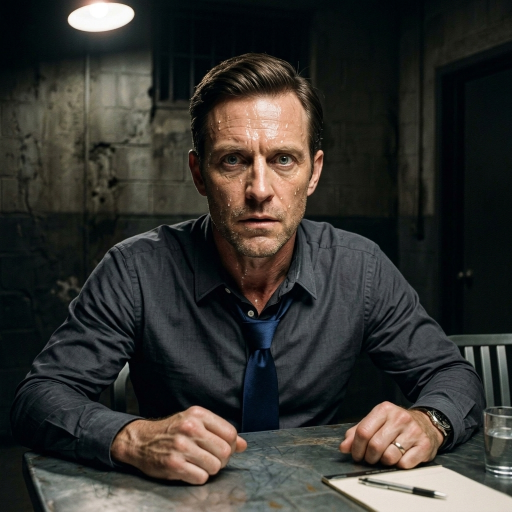
#> input picture api/data/portraits/marcus_nervous.jpg, 1024 x 1024 px, found by its file name (shown at 1/2 size)
$ python convert_to_ascii.py
#> lines starting #> are read from the running program, lines starting #| are printed output that depends on the picture
import sys
import os
from PIL import Image, ImageEnhance

if sys.platform == "win32":
    try:
        sys.stdout.reconfigure(encoding="utf-8")
    except Exception:
        pass

# Normalized facial expression crops per emotion (1024x1024 coordinates)
CROPS = {
    "cooperative": (340, 180, 660, 520),  # 320x340
    "deflecting":  (250, 70,  810, 730),  # 560x660
    "nervous":     (310, 90,  690, 530),  # 380x440
    "hostile":     (220, 80,  820, 760),  # 600x680
    "confessing":  (200, 120, 740, 700),  # 540x580
}

# Rich typography ASCII ramp from dense/opaque to sparse/empty
ASCII_CHARS = "@B%8&WM#*oahkbdpqwmZO0QLCJUYXzcvunxrjft/\\|()1{}[]?-_+~<>i!lI;:,\"^`'. "


def crop_and_enhance_face(img: Image.Image, emotion: str) -> Image.Image:
    """Extract tight facial expression bounding box and enhance facial contours."""
    box = CROPS.get(emotion, (250, 150, 750, 700))
    face = img.crop(box)

    # Lighting and facial detail enhancement:
    # 1. Lift shadows so eyes, pupils, lips and expression are clearly visible
    brightener = ImageEnhance.Brightness(face)
    enhanced = brightener.enhance(1.18)
    # 2. Boost contrast so facial contours, wrinkles and sweat stand out
    contrast = ImageEnhance.Contrast(enhanced)
    enhanced = contrast.enhance(1.25)
    # 3. Enhance sharpness for crisp typography edges
    sharpener = ImageEnhance.Sharpness(enhanced)
    enhanced = sharpener.enhance(1.4)
    return enhanced


def convert_face_to_ascii_grid(image_path: str, emotion: str = "cooperative", width: int = 46) -> list:
    """Convert portrait image to a 2D grid of (r, g, b, char) tuples."""
    img = Image.open(image_path)
    face = crop_and_enhance_face(img, emotion)

    char_aspect = 0.48
    aspect = face.height / face.width
    height = int(width * aspect * char_aspect)

    resized = face.resize((width, height), Image.Resampling.LANCZOS).convert("RGB")
    ramp_len = len(ASCII_CHARS)
    grid = []

    for y in range(height):
        row = []
        for x in range(width):
            r, g, b = resized.getpixel((x, y))
            lum = int(0.299 * r + 0.587 * g + 0.114 * b)
            norm_lum = lum / 255.0
            idx = int((1.0 - norm_lum) * (ramp_len - 1))
            idx = max(0, min(ramp_len - 1, idx))
            char = ASCII_CHARS[idx]
            if lum < 15:
                char = " "
            row.append((r, g, b, char))
        grid.append(row)
    return grid


def render_ascii_grid(grid: list) -> str:
    """Format a 2D grid of (r, g, b, char) tuples into ANSI TrueColor escape strings."""
    lines = []
    for row in grid:
        row_chars = []
        for r, g, b, c in row:
            if c == " ":
                row_chars.append(" ")
            else:
                row_chars.append(f"\033[38;2;{r};{g};{b}m{c}")
        lines.append("".join(row_chars) + "\033[0m")
    return "\n".join(lines)


def convert_face_to_ascii(image_path: str, emotion: str = "cooperative", width: int = 46) -> str:
    """Convert portrait image to fine-grained TrueColor ASCII text."""
    grid = convert_face_to_ascii_grid(image_path, emotion, width)
#> in convert_face_to_ascii_grid, img is the input picture: PIL image 1024x1024 RGB; mean R, G, B 53.6, 52.6, 48.8
#> in crop_and_enhance_face, `face = img.crop(box)`:
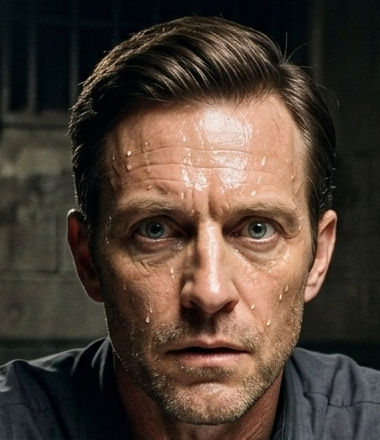
#> face: PIL image 380x440 RGB; mean R, G, B 77.3, 63.4, 52.7
#> in crop_and_enhance_face, `enhanced = brightener.enhance(1.18)`:
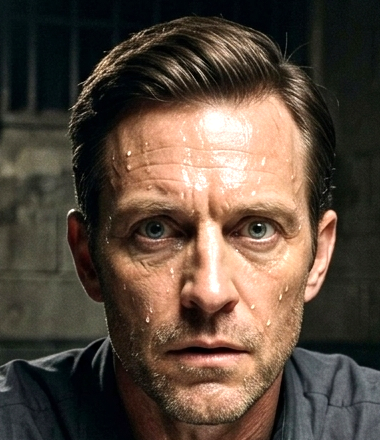
#> enhanced: PIL image 380x440 RGB; mean R, G, B 89.5, 74.3, 61.7
#> in crop_and_enhance_face, `enhanced = contrast.enhance(1.25)`:
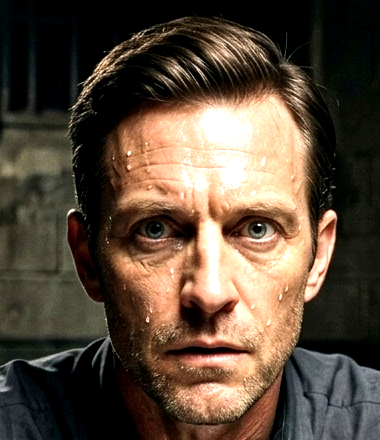
#> enhanced: PIL image 380x440 RGB; mean R, G, B 89.9, 74.1, 58.7
#> in convert_face_to_ascii_grid, `resized = face.resize((width, height), Image.Resampling.LANCZOS).conve..`:
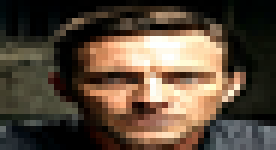
#> resized: PIL image 46x25 RGB (shown 6 times larger); mean R, G, B 89.5, 74.1, 58.7
#> after the loop in convert_face_to_ascii_grid, `for y in range(height):`: grid = 25 items
#> grid = 25 items
    return render_ascii_grid(grid)
#> the loop in render_ascii_grid, `for row in grid:` made 25 passes


if __name__ == "__main__":
    path = sys.argv[1] if len(sys.argv) > 1 else "api/data/portraits/marcus_nervous.jpg"
    emo = sys.argv[2] if len(sys.argv) > 2 else "nervous"
    print(convert_face_to_ascii(path, emo))

$ run again, with api/data/portraits/marcus_confess.jpg copied over api/data/portraits/marcus_nervous.jpg
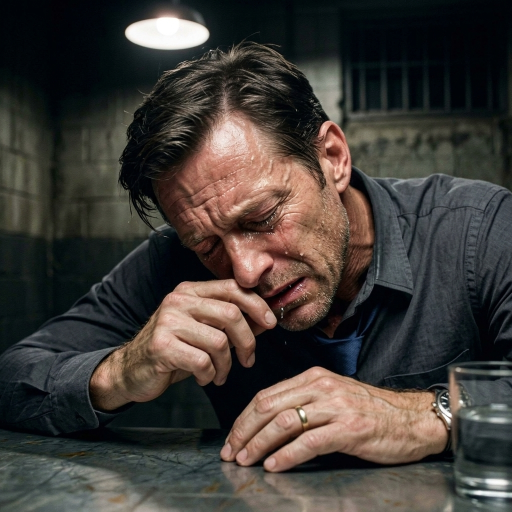
#> input picture api/data/portraits/marcus_confess.jpg, 1024 x 1024 px, found by its file name (shown at 1/2 size)
#> in convert_face_to_ascii_grid, img is the input picture: PIL image 1024x1024 RGB; mean R, G, B 66, 60.8, 56.1
#> in crop_and_enhance_face, `enhanced = contrast.enhance(1.25)`:
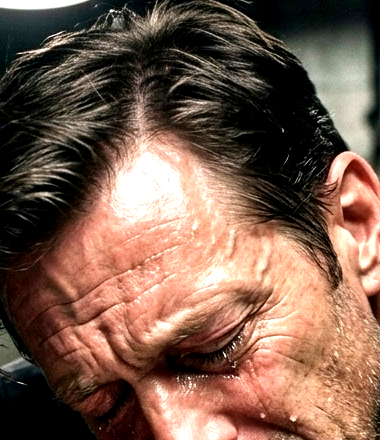
#> enhanced: PIL image 380x440 RGB; mean R, G, B 122.5, 92.9, 77.4
#> in convert_face_to_ascii_grid, `resized = face.resize((width, height), Image.Resampling.LANCZOS).conve..`:
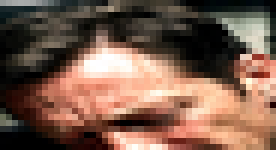
#> resized: PIL image 46x25 RGB (shown 6 times larger); mean R, G, B 122.2, 92.6, 77.2
#> after the loop in convert_face_to_ascii_grid, `for y in range(height):`: grid = 25 items
#> the loop in render_ascii_grid, `for row in grid:` made 25 passes

$ run again, with api/data/portraits/marcus_cooperative.jpg copied over api/data/portraits/marcus_nervous.jpg
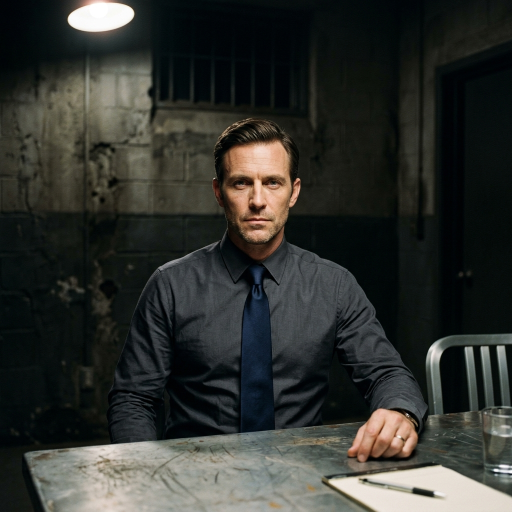
#> input picture api/data/portraits/marcus_cooperative.jpg, 1024 x 1024 px, found by its file name (shown at 1/2 size)
#> in convert_face_to_ascii_grid, img is the input picture: PIL image 1024x1024 RGB; mean R, G, B 48.9, 50.8, 46.9
#> in crop_and_enhance_face, `enhanced = contrast.enhance(1.25)`:
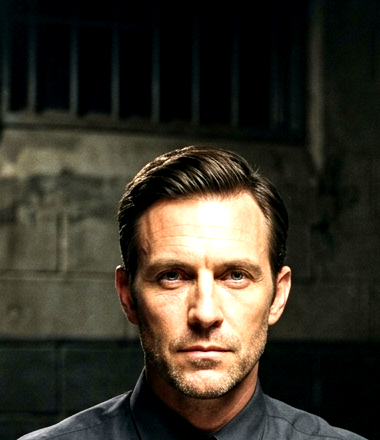
#> enhanced: PIL image 380x440 RGB; mean R, G, B 56.2, 51.4, 40.1
#> in convert_face_to_ascii_grid, `resized = face.resize((width, height), Image.Resampling.LANCZOS).conve..`:
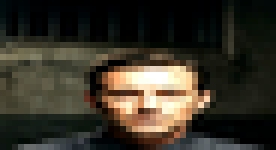
#> resized: PIL image 46x25 RGB (shown 6 times larger); mean R, G, B 56, 51.2, 40
#> after the loop in convert_face_to_ascii_grid, `for y in range(height):`: grid = 25 items
#> the loop in render_ascii_grid, `for row in grid:` made 25 passes

$ run again, with api/data/portraits/marcus_deflecting.jpg copied over api/data/portraits/marcus_nervous.jpg
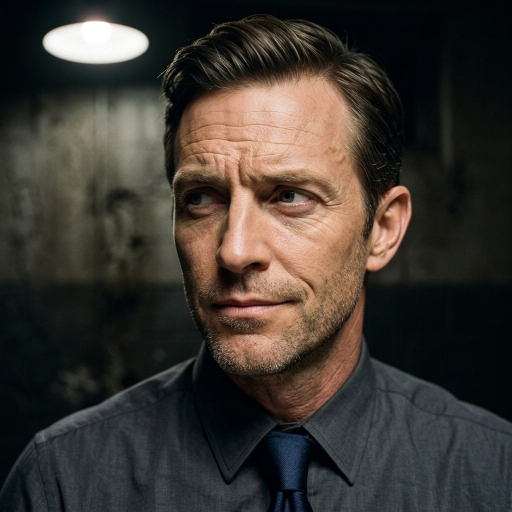
#> input picture api/data/portraits/marcus_deflecting.jpg, 1024 x 1024 px, found by its file name (shown at 1/2 size)
#> in convert_face_to_ascii_grid, img is the input picture: PIL image 1024x1024 RGB; mean R, G, B 60.6, 55.3, 49.4
#> in crop_and_enhance_face, `enhanced = contrast.enhance(1.25)`:
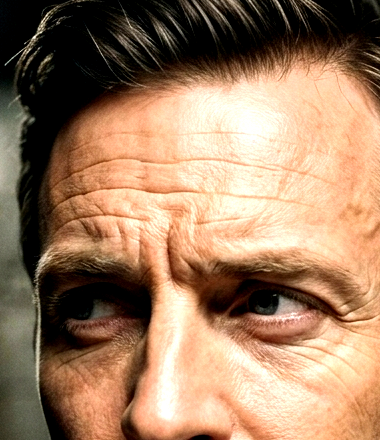
#> enhanced: PIL image 380x440 RGB; mean R, G, B 159.1, 126, 97.9
#> in convert_face_to_ascii_grid, `resized = face.resize((width, height), Image.Resampling.LANCZOS).conve..`:
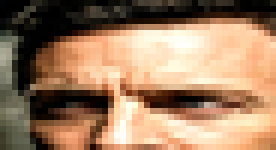
#> resized: PIL image 46x25 RGB (shown 6 times larger); mean R, G, B 158.9, 126, 98
#> after the loop in convert_face_to_ascii_grid, `for y in range(height):`: grid = 25 items
#> the loop in render_ascii_grid, `for row in grid:` made 25 passes
